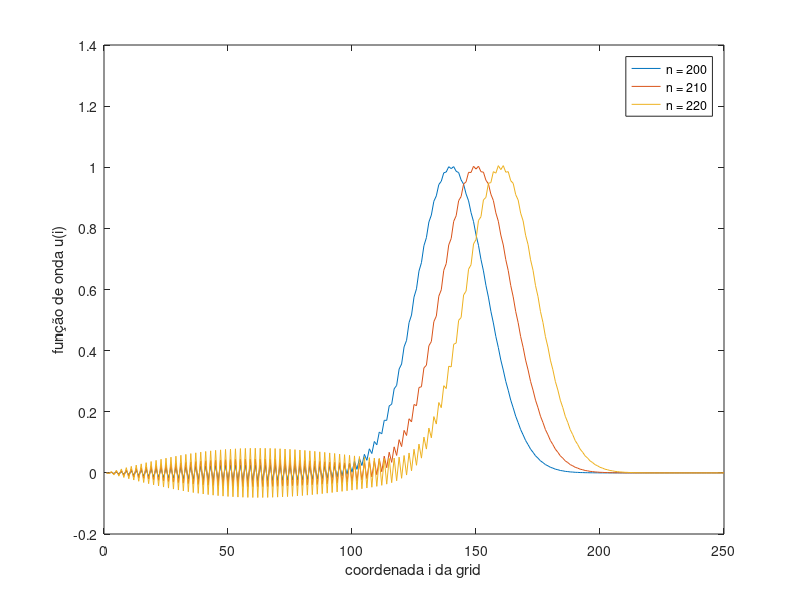
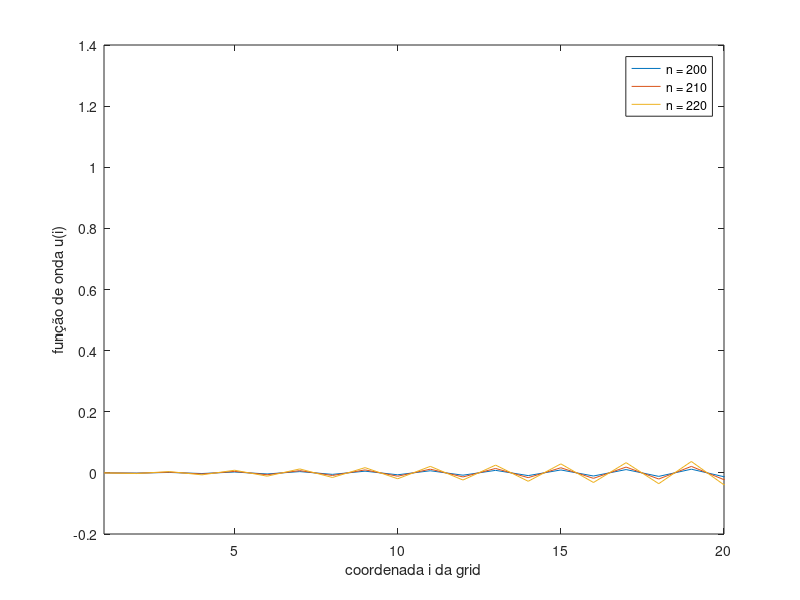

Here is the MATLAB script that generated these plots, in order:
%wave parameters
Nt = 250;
Nz = 250;
S = 1.0005;

%matrix values
u1 = zeros(Nt,Nz);

%gaussian pulse parameters
sigma = 1/sqrt(2*pi);
nDt = 40; %interval between 1/e points
interval = 2*sigma*sqrt(2)/nDt; %size of interval
i_pico = 60; %max position
media = interval * i_pico;

for i = 1:(i_pico * 2)
    u1(i, 1) = normpdf((i-1)*interval, media, sigma);
end

for n = 2:(Nt-1)
    for z = 2:(Nz-1)
        u1(n+1, z) = S*S*(u1(n, z+1) - 2*u1(n, z) + u1(n,z-1)) + 2*u1(n,z) - u1(n-1, z);
    end
end

%normal
figure(1)
x = 1:Nz;
plot(x, u1(200,:))
hold on
plot(x, u1(210,:))
plot(x, u1(220,:))
hold off
legend({'n = 200','n = 210', 'n = 220'},'Location','northeast');
xlabel('coordenada i da grid')
ylabel('função de onda u(i)')

%zoom
figure(2)
x = 1:Nz;
plot(x, u1(200,:))
hold on
plot(x, u1(210,:))
plot(x, u1(220,:))
xlim([1 20]);
hold off
legend({'n = 200','n = 210', 'n = 220'},'Location','northeast');
xlabel('coordenada i da grid')
ylabel('função de onda u(i)')
